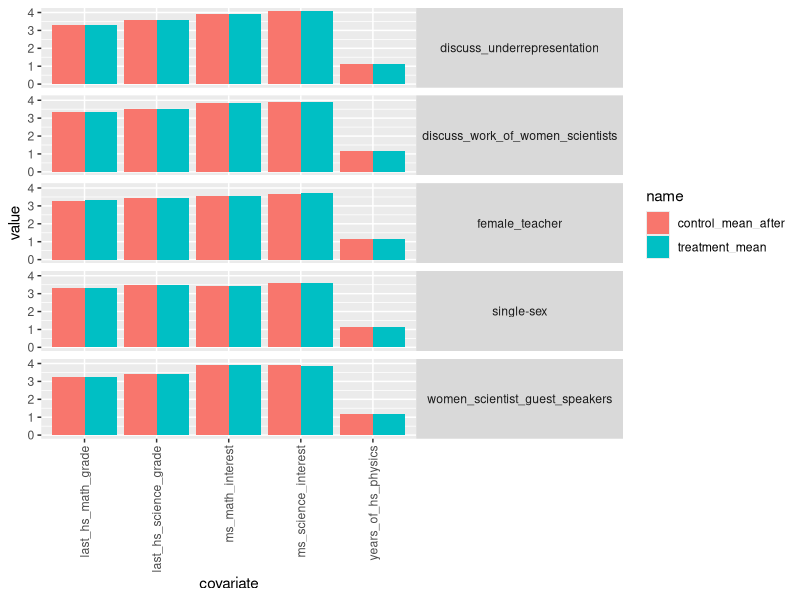
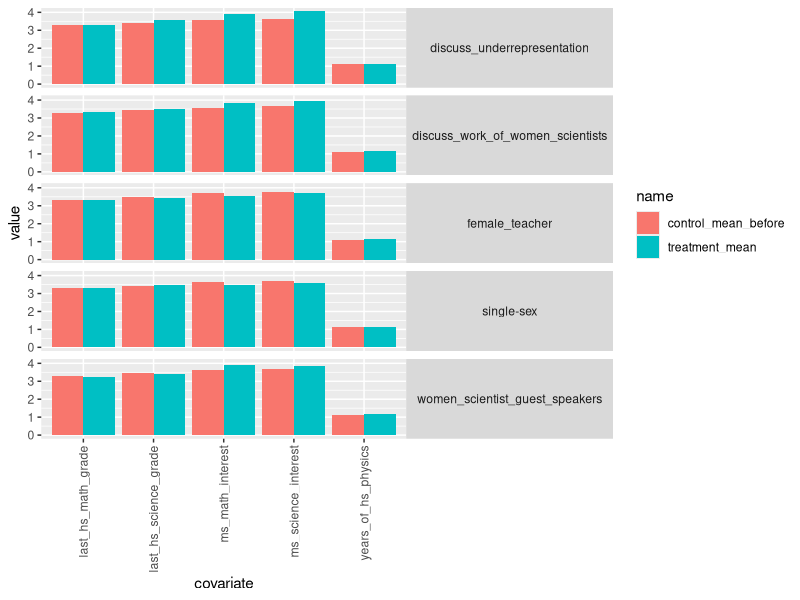
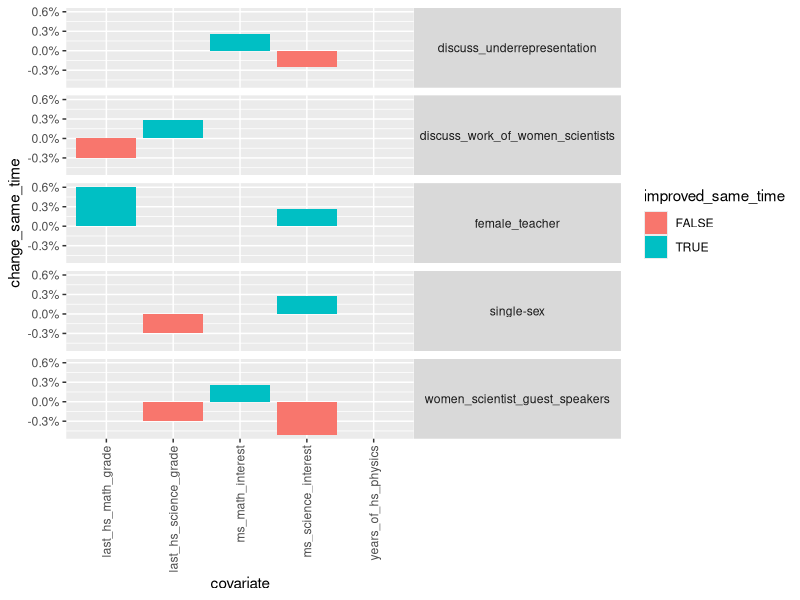
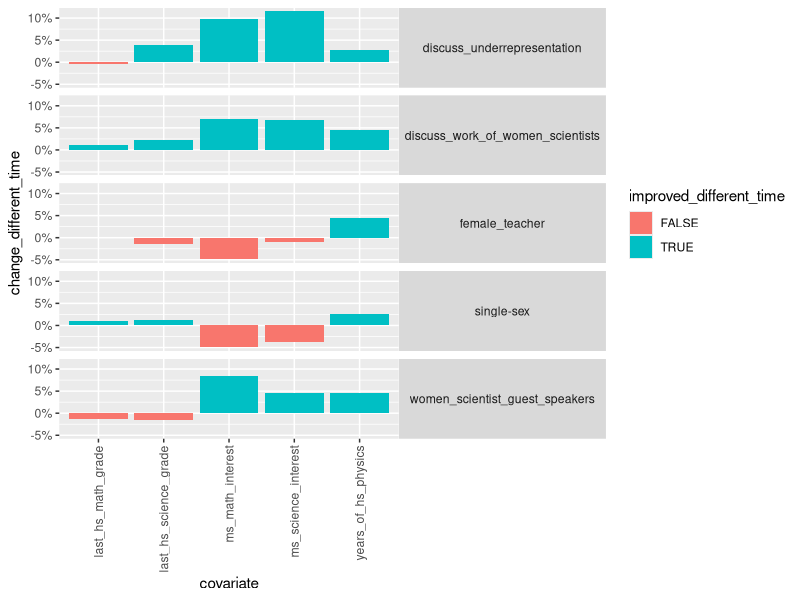

The R source for these figures, in order:
#!/bin/env Rscript
wide_t <- readr::read_csv(
  file = "hazari_et_al_2013_table_1.csv",
  show_col_types = FALSE
)
names(wide_t)

# I only care about the difference in means at the end, i.e. the
# control group at the end should be compared with.
t <- wide_t |>
  dplyr::select(intervention,covariate,treatment_mean,control_mean_after) |>
  tidyr::pivot_longer(cols = c(treatment_mean,control_mean_after))
names(t)

ggplot2::ggplot(
  t,
  ggplot2::aes(x = covariate, y = value, fill = name)
) + ggplot2::geom_col(position = "dodge") +
  ggplot2::facet_grid(rows = ggplot2::vars(intervention)) +
  ggplot2::theme(
    strip.text.y.right = ggplot2::element_text(angle = 0),
    axis.text.x = ggplot2::element_text(angle = 90, vjust = 0.5, hjust = 1)
  )

ggplot2::ggsave("hazari_et_al_2013_results_1.png", width = 7, height = 7)

# I only care to reproduce the paper
t <- wide_t |>
  dplyr::select(intervention,covariate,treatment_mean,control_mean_before) |>
  tidyr::pivot_longer(cols = c(treatment_mean,control_mean_before))
names(t)

ggplot2::ggplot(
  t,
  ggplot2::aes(x = covariate, y = value, fill = name)
) + ggplot2::geom_col(position = "dodge") +
  ggplot2::facet_grid(rows = ggplot2::vars(intervention)) +
  ggplot2::theme(
    strip.text.y.right = ggplot2::element_text(angle = 0),
    axis.text.x = ggplot2::element_text(angle = 90, vjust = 0.5, hjust = 1)
  )

ggplot2::ggsave("hazari_et_al_2013_results_2.png", width = 7, height = 7)

# Let's see the effect of the treatment
t <- wide_t |> dplyr::select(intervention,covariate,treatment_mean,control_mean_before,control_mean_after)
t
t$change_same_time <- (t$treatment_mean - t$control_mean_after) / t$control_mean_after
t$change_different_time <- (t$treatment_mean - t$control_mean_before) / t$control_mean_before
t$improved_same_time <- t$change_same_time > 0.0
t$improved_different_time <- t$change_different_time > 0.0

ggplot2::ggplot(
  t,
  ggplot2::aes(x = covariate, y = change_same_time, fill = improved_same_time)
) + ggplot2::geom_col(position = "dodge") +
  ggplot2::scale_y_continuous(labels = scales::percent) +
  ggplot2::facet_grid(rows = ggplot2::vars(intervention)) +
  ggplot2::theme(
    strip.text.y.right = ggplot2::element_text(angle = 0),
    axis.text.x = ggplot2::element_text(angle = 90, vjust = 0.5, hjust = 1)
  )

ggplot2::ggsave("hazari_et_al_2013_results_1_improvement.png", width = 7, height = 7)

ggplot2::ggplot(
  t,
  ggplot2::aes(x = covariate, y = change_different_time, fill = improved_different_time)
) + ggplot2::geom_col(position = "dodge") +
  ggplot2::scale_y_continuous(labels = scales::percent) +
  ggplot2::facet_grid(rows = ggplot2::vars(intervention)) +
  ggplot2::theme(
    strip.text.y.right = ggplot2::element_text(angle = 0),
    axis.text.x = ggplot2::element_text(angle = 90, vjust = 0.5, hjust = 1)
  )

ggplot2::ggsave("hazari_et_al_2013_results_2_improvement.png", width = 7, height = 7)
